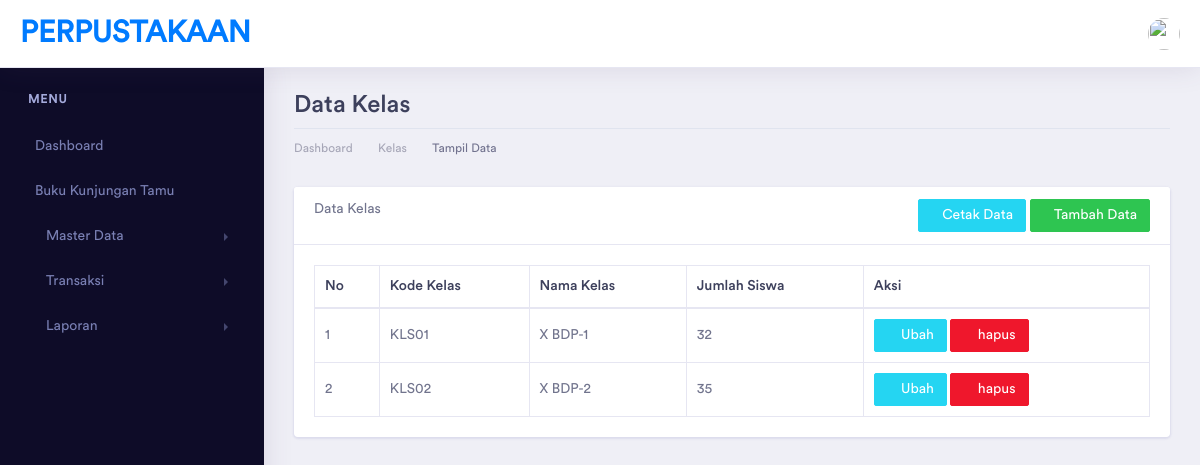
Page /index.php/kelas on the earlier database version.
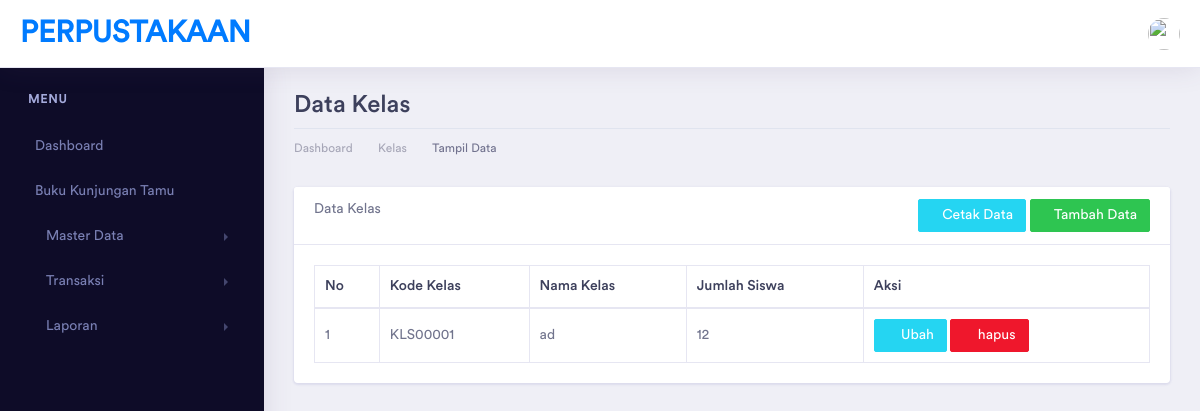
Same page on the later database version.
### tables this page shows
CREATE TABLE `kelas` (
  `id_kelas` int(5) NOT NULL,
  `kd_kelas` varchar(10) NOT NULL,
  `nama_kelas` varchar(20) NOT NULL,
  `jumlah_siswa` int(3) NOT NULL
);

### application/controllers/Kelas.php (called while the page is built, shortened)
<?php
class Kelas extends CI_Controller {
    function __construct()
    {
        $this->load->model('KelasModel');
    }
	public function index()
	{
        $data['title'] = "Data Kelas | PERPUSTAKAAN";
        $data['kelas'] = $this->KelasModel->get_kelas();
		$this->load->view('template/header', $data);
        $this->load->view('template/sidebar');
        $this->load->view('kelas/kelas_read', $data);
        $this->load->view('template/footer');
	}
}

### index.php (called while the page is built, shortened)
<?php
require_once BASEPATH.'core/CodeIgniter.php';

### application/models/KelasModel.php (called while the page is built, shortened)
<?php
class KelasModel extends CI_Model {
    private $tabel = "kelas";
    public function get_kelas()
    {
        return $this->db->get($this->tabel)->result();
    }
}

### application/views/kelas/kelas_read.php (the view)
<div class="dashboard-wrapper">
    <div class="container-fluid dashboard-content">
        <div class="row">
            <div class="col-xl-12 col-lg-12 col-md-12 col-sm-12 col-12">
                <div class="page-header">
                    <h2 class="pageheader-title">Data Kelas </h2>
                    <div class="page-breadcrumb">
                        <nav aria-label="breadcrumb">
                            <ol class="breadcrumb">
                                <li class="breadcrumb-item"><a href="<?= base_url('home')?>" class="breadcrumb-link">Dashboard</a></li>
                                <li class="breadcrumb-item"><a href="<?= base_url('kelas')?>" class="breadcrumb-link">Kelas</a></li>
                                <li class="breadcrumb-item active" aria-current="page">Tampil Data</li>
                            </ol>
                        </nav>
                    </div>
                </div>
            </div>
        </div>
        <div class="row">
            <div class="col-xl-12 col-lg-12 col-md-12 col-sm-12 col-12">
                <div class="card">
                    <div class="card-header">
                        Data Kelas
                        <a href="<?= base_url('kelas/tambah')?>" class="btn btn-sm btn-success float-right">
                            <i class="fa fa-plus"></i>Tambah Data
                        </a>
                        <a href="#" target="_blank" class="btn btn-sm btn-info float-right mr-1">
                            <i class="fa fa-print"></i>Cetak Data
                        </a>
                    </div>
                    <div class="card-body">
                        <table class="table table-bordered">
                            <thead>
                                <tr>
                                    <th>No</th>
                                    <th>Kode Kelas</th>
                                    <th>Nama Kelas</th>
                                    <th>Jumlah Siswa</th>
                                    <th>Aksi</th>
                                </tr>
                            </thead>
                            <tbody>
                                <?php
                                    $no = 1;
                                    foreach($kelas as $a){
                                        echo "<tr>
                                            <td>".$no++."</td>
                                            <td>".$a->kd_kelas."</td>
                                            <td>".$a->nama_kelas."</td>
                                            <td>".$a->jumlah_siswa."</td>
                                            <td>
                                                <a href=".base_url('kelas/ubah/'.$a->id_kelas)." class='btn btn-info btn-sm'>
                                                    <i class='fa fa-edit'></i> Ubah
                                                </a>
                                                <a href=".base_url('kelas/hapus/'.$a->id_kelas)." class='btn btn-danger btn-sm'
                                                    onclick='return confirm(\"ingin hapus data ini?\")'>
                                                    <i class='fa fa-trash'></i> hapus
                                                </a>
                                            </td>
                                            </tr>";
                                    }
                                ?>
                            </tbody>
                        </table>
                    </div>
                </div>
            </div>
        </div>
    </div>
</div>

Differences in the rows shown:
removed kelas: kd_kelas "KLS01", nama_kelas "X BDP-1", jumlah_siswa "32"
removed kelas: kd_kelas "KLS02", nama_kelas "X BDP-2", jumlah_siswa "35"
added kelas: kd_kelas "KLS00001", nama_kelas "ad", jumlah_siswa "12"
